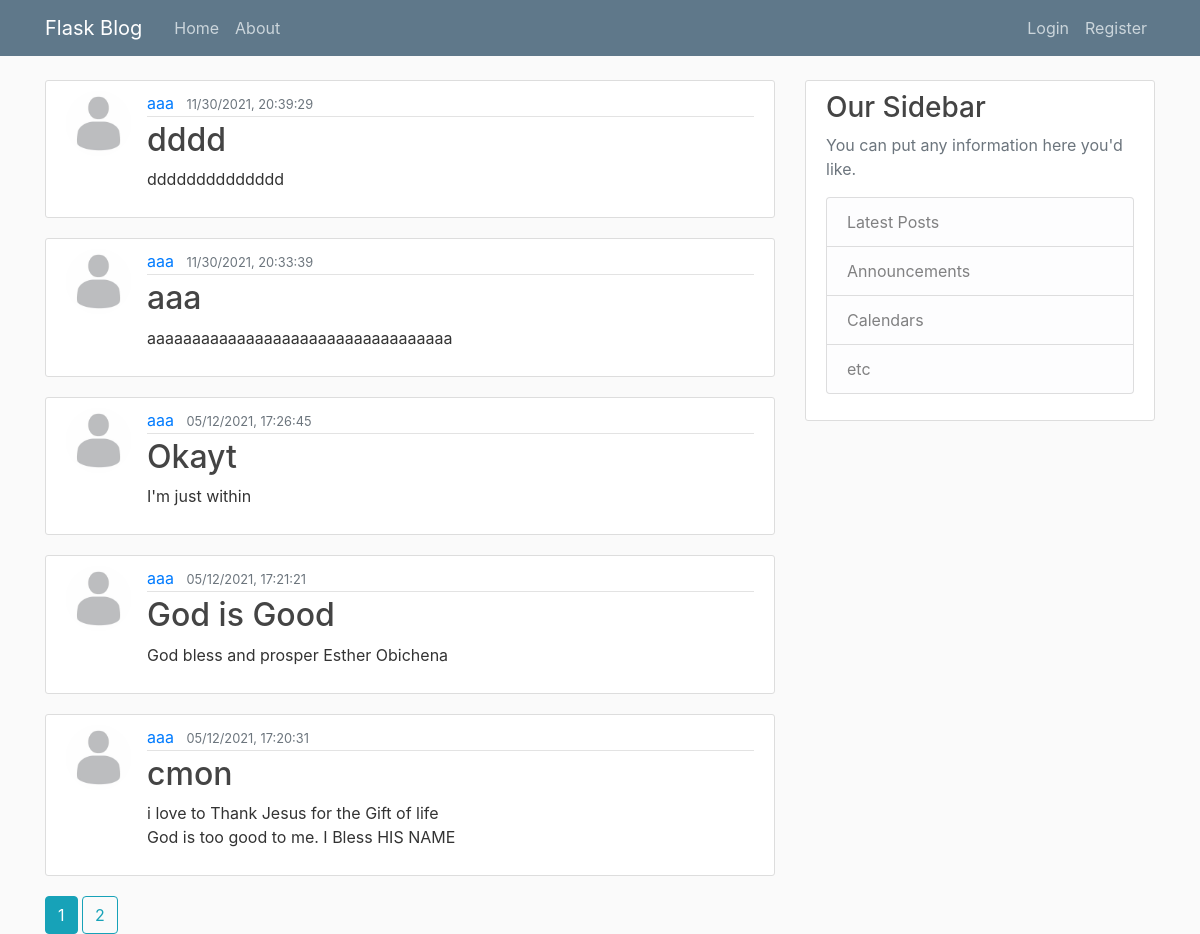
The page /user/aaa on the database its author committed.
### flaskblog/posts/models.py (models this page shows, shortened)
class Post(db.Model):
    id = db.Column(db.Integer, primary_key=True)
    title = db.Column(db.String(100), nullable=False)
    date_posted = db.Column(db.DateTime, nullable=False, default=datetime.utcnow)
    content = db.Column(db.Text, nullable=False)
    user_id = db.Column(db.Integer, db.ForeignKey('user.id'), nullable=False)

### flaskblog/users/models.py (models this page shows, shortened)
class User(db.Model, UserMixin):
    id = db.Column(db.Integer, primary_key=True)
    username = db.Column(db.String(20), unique=True, nullable=False)
    email = db.Column(db.String(120), unique=True, nullable=False)
    image_file = db.Column(db.String(20), nullable=False, default='default.jpg')
    password = db.Column(db.String(60), nullable=True)
    posts = db.relationship('Post', backref='author', lazy=True)

### flaskblog/users/routes.py (the view)
@users.route("/user/<string:username>")
def user_page(username):
    page = request.args.get('page', 1, type=int)
    user = User.query.filter_by(username=username).first_or_404()
    posts = Post.query.filter_by(author=user)\
        .order_by(Post.date_posted.desc())\
        .paginate(page=page, per_page=5)
    return render_template('user_page.html', posts=posts, user=user)

### flaskblog/templates/user_page.html
{% extends "layout.html" %}
{% block content %}
    {% for post in posts.items %}
        <article class="media content-section">
          <img class="rounded-circle article-img" src="{{ url_for('static', filename='profile_px/' + post.author.image_file) }}">
          <div class="media-body">
            <div class="article-metadata">
              <a class="mr-2" href="{{ url_for('users.user_page', username=post.author.username) }}">{{ post.author.username }}</a>
              <small class="text-muted">{{ post.date_posted.strftime("%m/%d/%Y, %H:%M:%S") }}</small>
            </div>
            <h2><a class="article-title" href="{{ url_for('posts.post', post_id=post.id) }}">{{ post.title }}</a></h2>
            <p class="article-content">{{ post.content }}</p>
          </div>
        </article>
    {% endfor %}
    {% for page_num in posts.iter_pages(left_edge=1, right_edge=1, left_current=1, right_current=2) %}
      {% if page_num %}
        {% if posts.page == page_num %}
          <a class="btn btn-info" href="{{ url_for('users.user_page', username=user.username, page=page_num) }}">{{ page_num }}</a>
        {% else %}
          <a class="btn btn-outline-info" href="{{ url_for('users.user_page', username=user.username, page=page_num) }}">{{ page_num }}</a>
        {% endif %}
      {% else %}
        ...
      {% endif %}
    {% endfor %}
{% endblock content %}

### flaskblog/static/main.css (style rules this page uses)
body { background: #fafafa; color: #333333; margin-top: 5rem; }
h1, h2, h3, h4, h5, h6 { color: #444444; }
.content-section { background: #ffffff; padding: 10px 20px; border: 1px solid #dddddd; border-radius: 3px; margin-bottom: 20px; }
.article-title { color: #444444; }
.article-content { white-space: pre-line; }
.article-img { height: 65px; width: 65px; margin-right: 16px; }
.article-metadata { padding-bottom: 1px; margin-bottom: 4px; border-bottom: 1px solid #e3e3e3 }

### rows shown on the page
Post: image_file (placeholder picture), author.username "aaa", date_posted "11/30/2021, 20:39:29", title "dddd", content "dddddddddddddd"
Post: image_file (placeholder picture), author.username "aaa", date_posted "11/30/2021, 20:33:39", title "aaa", content "aaaaaaaaaaaaaaaaaaaaaaaaaaaaaaaaaa"
Post: image_file (placeholder picture), author.username "aaa", date_posted "05/12/2021, 17:26:45", title "Okayt", content "I'm just within"
Post: image_file (placeholder picture), author.username "aaa", date_posted "05/12/2021, 17:21:21", title "God is Good", content "God bless and prosper Esther Obichena"
Post: image_file (placeholder picture), author.username "aaa", date_posted "05/12/2021, 17:20:31", title "cmon", content "i love to Thank Jesus for the Gift of life God is too good to me. I Bless HIS NAME"

### other values the page prints
{{ page_num }} "1"
{{ page_num }} "2"
